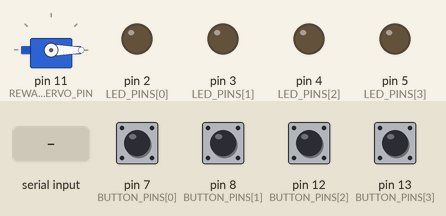
Recording of a sketch running on a simulated Arduino Uno, built with avr-gcc and run on an emulated ATmega328P. Parts: servo, output pins drawn as LEDs (lit = HIGH). The inputs (shaded band) are chosen by the test bench; at power-on: pin 7 (BUTTON_PINS[0]), pin 8 (BUTTON_PINS[1]), pin 12 (BUTTON_PINS[2]), pin 13 (BUTTON_PINS[3]) HIGH. What the sketch prints to the serial monitor is not drawn.

Above: at 1.2 s.
1.3 s: "REWARD:\n" received over Serial
At 1.45 s:
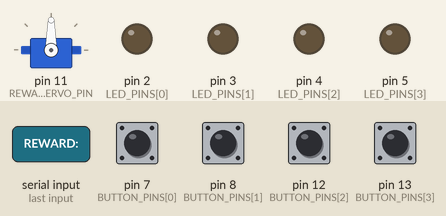
3.1 s: pin 7 (BUTTON_PINS[0]) pulled LOW for 0.15 s
4.7 s: "GAME_WIN:\n" received over Serial
6.2 s: "PING\n" received over Serial
Timing chart, 0 to 8.7 s (numbered marks = the images above; inputs shaded):
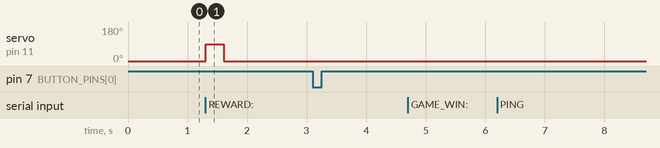

Measured:
- after the input at 1.3 s, servo on pin 11 (REWARD_SERVO_PIN): 0° → 90° at once, → 0° 0.30 s later
- after the input at 3.1 s, every drawn part: stays the same
- after the input at 4.7 s, every drawn part: stays the same
- after the input at 6.2 s, every drawn part: stays the same

The sketch:

03_reward_button_game.ino
```cpp
#include <Servo.h>

// ================================================================
// JUEGO DE BOTONES + DISPENSADOR DE PREMIO - SMART PET HOME
// ================================================================

const int TOTAL_BUTTONS = 4;

// LEDs del juego
const int LED_PINS[TOTAL_BUTTONS] = {
  2, 3, 4, 5
};

// Botones del juego
const int BUTTON_PINS[TOTAL_BUTTONS] = {
  7, 8, 12, 13
};

// Servo de premio
const int REWARD_SERVO_PIN = 11;

const int REWARD_CLOSED_ANGLE = 0;
const int REWARD_OPEN_ANGLE = 90;

Servo rewardServo;

// Antirrebote
bool previousButtonState[TOTAL_BUTTONS] = {
  false, false, false, false
};

unsigned long lastButtonChange[TOTAL_BUTTONS] = {
  0, 0, 0, 0
};

const unsigned long DEBOUNCE_MS = 250;

void setup() {
  Serial.begin(9600);

  setupLeds();
  setupButtons();
  setupRewardServo();

  Serial.println("SMART_PET_REWARD_GAME:READY");
}

void loop() {
  readSerialCommand();
  readGameButtons();
}

// ================================================================
// CONFIGURACIÓN
// ================================================================

void setupLeds() {
  for (int i = 0; i < TOTAL_BUTTONS; i++) {
    pinMode(LED_PINS[i], OUTPUT);
    digitalWrite(LED_PINS[i], LOW);
  }
}

void setupButtons() {
  for (int i = 0; i < TOTAL_BUTTONS; i++) {
    pinMode(BUTTON_PINS[i], INPUT_PULLUP);
  }
}

void setupRewardServo() {
  rewardServo.attach(REWARD_SERVO_PIN);
  rewardServo.write(REWARD_CLOSED_ANGLE);
}

// ================================================================
// LECTURA SERIAL
// ================================================================

void readSerialCommand() {
  if (!Serial.available()) {
    return;
  }

  String command = Serial.readStringUntil('\n');
  command.trim();

  if (command.length() == 0) {
    return;
  }

  processCommand(command);
}

void processCommand(String command) {
  if (command.startsWith("GAME_WIN:")) {
    int button = command.substring(9).toInt();

    indicateWin(button);

    Serial.println("GAME:OK");
    return;
  }

  if (command.startsWith("GAME_LOSE:")) {
    int button = command.substring(10).toInt();

    indicateLose(button);

    Serial.println("GAME:OK");
    return;
  }

  if (command == "GAME_RESET_LEDS") {
    turnOffAllLeds();

    Serial.println("GAME:OK");
    return;
  }

  if (command.startsWith("GAME_LED:")) {
    controlGameLed(command);

    Serial.println("GAME:OK");
    return;
  }

  if (command.startsWith("REWARD:")) {
    int durationMs = command.substring(7).toInt();

    dispenseReward(durationMs);

    Serial.println("REWARD:OK");
    return;
  }

  if (command == "PING") {
    Serial.println("PONG");
    return;
  }

  Serial.print("ERROR:UNKNOWN_COMMAND:");
  Serial.println(command);
}

// ================================================================
// BOTONES FÍSICOS
// ================================================================

void readGameButtons() {
  for (int i = 0; i < TOTAL_BUTTONS; i++) {
    bool pressed = digitalRead(BUTTON_PINS[i]) == LOW;
    unsigned long now = millis();

    if (pressed && !previousButtonState[i] && now - lastButtonChange[i] > DEBOUNCE_MS) {
      int buttonNumber = i + 1;

      Serial.print("GAME_BUTTON:");
      Serial.println(buttonNumber);

      lastButtonChange[i] = now;
    }

    previousButtonState[i] = pressed;
  }
}

// ================================================================
// LEDS DEL JUEGO
// ================================================================

void indicateWin(int button) {
  turnOffAllLeds();

  int index = button - 1;

  if (!isValidIndex(index)) {
    return;
  }

  for (int i = 0; i < 4; i++) {
    digitalWrite(LED_PINS[index], HIGH);
    delay(150);
    digitalWrite(LED_PINS[index], LOW);
    delay(150);
  }

  digitalWrite(LED_PINS[index], HIGH);
}

void indicateLose(int button) {
  turnOffAllLeds();

  int index = button - 1;

  if (!isValidIndex(index)) {
    return;
  }

  digitalWrite(LED_PINS[index], HIGH);
  delay(400);
  digitalWrite(LED_PINS[index], LOW);
}

void turnOffAllLeds() {
  for (int i = 0; i < TOTAL_BUTTONS; i++) {
    digitalWrite(LED_PINS[i], LOW);
  }
}

void controlGameLed(String command) {
  // Formato:
  // GAME_LED:1:ON
  // GAME_LED:1:OFF

  int firstSeparator = command.indexOf(':');
  int secondSeparator = command.indexOf(':', firstSeparator + 1);

  if (firstSeparator == -1 || secondSeparator == -1) {
    return;
  }

  int button = command.substring(firstSeparator + 1, secondSeparator).toInt();
  String action = command.substring(secondSeparator + 1);

  int index = button - 1;

  if (!isValidIndex(index)) {
    return;
  }

  if (action == "ON") {
    digitalWrite(LED_PINS[index], HIGH);
  } else if (action == "OFF") {
    digitalWrite(LED_PINS[index], LOW);
  }
}

bool isValidIndex(int index) {
  return index >= 0 && index < TOTAL_BUTTONS;
}

// ================================================================
// SERVO DE PREMIO
// ================================================================

void dispenseReward(int durationMs) {
  if (durationMs < 300) {
    durationMs = 300;
  }

  if (durationMs > 5000) {
    durationMs = 5000;
  }

  rewardServo.write(REWARD_OPEN_ANGLE);
  delay(durationMs);
  rewardServo.write(REWARD_CLOSED_ANGLE);
}
```
